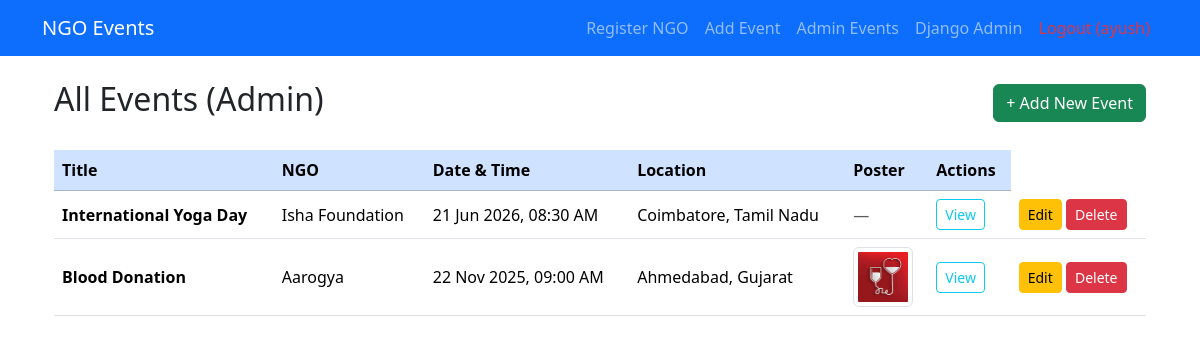
The page /admin-list/ (signed in) on the database its author committed.
### events/models.py (models this page shows, shortened)
class Event(models.Model):
    title = models.CharField(max_length=200)
    description = models.TextField()
    date_time = models.DateTimeField()
    location_city = models.CharField(max_length=100)
    location_state = models.CharField(max_length=100)
    ngo = models.ForeignKey(NGO, on_delete=models.CASCADE, related_name='events')
    poster = models.ImageField(upload_to='event_posters/', blank=True, null=True)
    created_at = models.DateTimeField(auto_now_add=True)
    class Meta:
        ordering = ['-date_time']

### ngo/models.py (models this page shows, shortened)
class NGO(models.Model):
    name = models.CharField(max_length=200, unique=True)
    registration_number = models.CharField(
        max_length=50,
        unique=True,
        validators=[RegexValidator(r'^[A-Z0-9/-]+$')]
    )
    contact_person = models.CharField(max_length=100)
    email = models.EmailField()
    phone = models.CharField(
        max_length=15,
        validators=[RegexValidator(r'^\+?1?\d{9,15}$')]
    )
    website = models.URLField(blank=True, null=True)
    address = models.TextField()
    city = models.CharField(max_length=100)
    state = models.CharField(max_length=100)
    created_at = models.DateTimeField(auto_now_add=True)
    class Meta:
        verbose_name = "NGO"
        verbose_name_plural = "NGOs"
        ordering = ['name']

### events/views.py (the view)
# urls.py: path('admin-list/', views.event_list_admin, name='event_list_admin'),
@login_required
def event_list_admin(request):
    events = Event.objects.select_related('ngo').all()
    return render(request, 'events/list_admin.html', {'events': events})

### templates/events/list_admin.html (shortened to what this page needs)
{% extends 'base.html' %}
{% block content %}
<div class="container mt-4">
  <div class="d-flex justify-content-between align-items-center mb-4">
    <h2>All Events (Admin)</h2>
    <a href="{% url 'add_event' %}" class="btn btn-success">
      + Add New Event
    </a>
  </div>
  {% if events %}
  <div class="table-responsive">
    <table class="table table-hover align-middle">
      <thead class="table-primary">
        <tr>
          <th>Title</th>
          <th>NGO</th>
          <th>Date & Time</th>
          <th>Location</th>
          <th>Poster</th>
          <th>Actions</th>
        </tr>
      </thead>
      <tbody>
        {% for event in events %}
        <tr>
          <td><strong>{{ event.title }}</strong></td>
          <td>{{ event.ngo.name }}</td>
          <td>{{ event.date_time|date:"d M Y, h:i A" }}</td>
          <td>{{ event.location_city }}, {{ event.location_state }}</td>
          <td>
            {% if event.poster %}
              <img src="{{ event.poster.url }}" alt="Poster" class="img-thumbnail" style="width:60px; height:60px; object-fit:cover;">
            {% else %}
              <span class="text-muted">—</span>
            {% endif %}
          </td>
          <td>
            <a href="{% url 'event_detail' event.pk %}" class="btn btn-sm btn-outline-info">View</a>
          </td>
          <td>
            <a href="{% url 'edit_event' event.pk %}" class="btn btn-sm btn-warning">Edit</a>
            <a href="{% url 'delete_event' event.pk %}" class="btn btn-sm btn-danger">Delete</a>
          </td>
        </tr>
        {% endfor %}
      </tbody>
    </table>
  </div>
  {% else %}
  <div class="text-center py-5 bg-light rounded">
    <p class="text-muted mb-3">No events added yet.</p>
    <a href="{% url 'add_event' %}" class="btn btn-success">Create First Event</a>
  </div>
  {% endif %}
</div>
{% endblock %}

### rows shown on the page
Event: title "International Yoga Day", ngo.name "Isha Foundation", date_time "21 Jun 2026, 08:30 AM", location_city "Coimbatore", location_state "Tamil Nadu"
Event: title "Blood Donation", ngo.name "Aarogya", date_time "22 Nov 2025, 09:00 AM", location_city "Ahmedabad", location_state "Gujarat", poster (picture)
